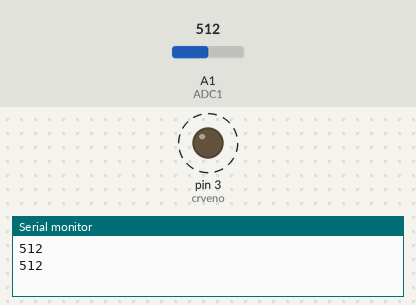
Bench run of a sketch on a simulated Arduino Uno, built with avr-gcc and run on an emulated ATmega328P. Shown: output pins drawn as LEDs (lit = HIGH), the last lines printed to the serial monitor. Dashed ring = blinking. The inputs (shaded band) are chosen by the test bench; at power-on: A1 (ADC1) = 512.

Above: at 1.7 s.
1.8 s: A1 (ADC1) set to 716
At 2.09 s:
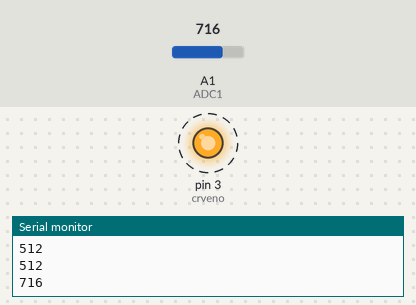
5.3 s: A1 (ADC1) set to 900
At 5.61 s:
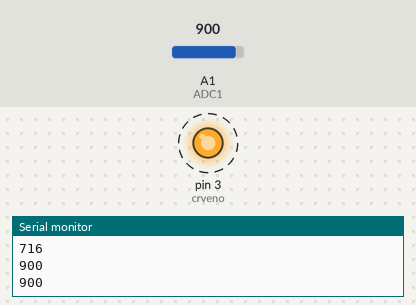
Timing chart, 0 to 14.8 s (numbered marks = the images above; inputs shaded):
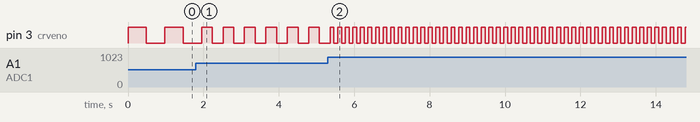

The sketch:

Zad1.ino
```cpp
#define ADC1 A1
#define crveno 3

void setup() {
  pinMode(crveno, OUTPUT);
  pinMode(ADC1, INPUT);
  Serial.begin(9600);

}

void loop() {
  int adcVal = analogRead(ADC1);
  Serial.println(adcVal);

  digitalWrite(crveno, HIGH);
  delay(1000-adcVal);
   digitalWrite(crveno, LOW);
  delay(1000-adcVal);
}
```

Measured:
- after the input at 1.8 s, pin 3 (crveno): alternates HIGH for 0.28 s and LOW for 0.28 s, starting after 0.44 s
- after the input at 5.3 s, pin 3 (crveno): alternates HIGH for 0.10 s and LOW for 0.10 s, starting after 0.16 s
- by itself, pin 3 (crveno): alternates HIGH for 0.49 s and LOW for 0.49 s
